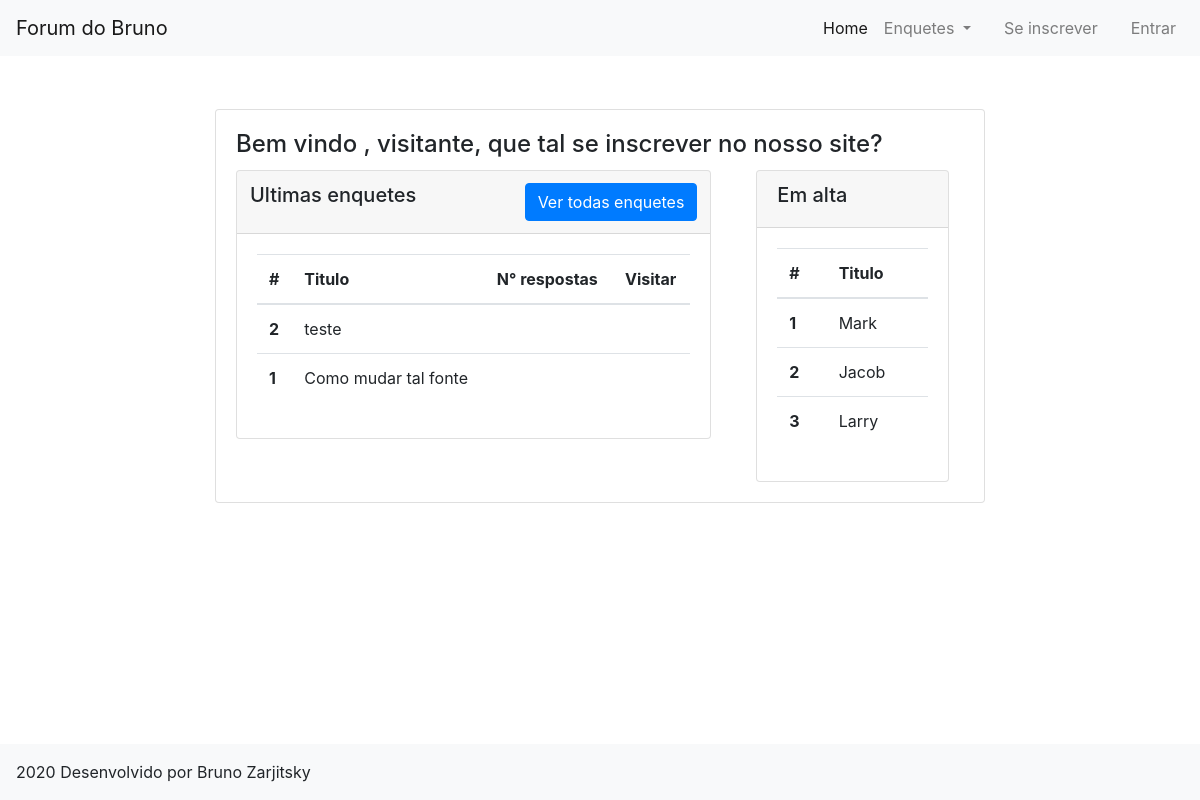
The page / on the database its author committed.
### siteForum/models.py (models this page shows, shortened)
class enquete(models.Model):
    titulo = models.CharField(max_length=200)
    descricao = models.TextField(default="")
    tipo = models.ManyToManyField(tipo, blank=True)
    class Meta:
        verbose_name = "Enquete"
        verbose_name_plural = "Enquetes"

### siteForum/views.py (the view)
# urls.py: path("", views.Index, name = "Index"),
def Index(request):
    enquetes = enquete.objects.all()
    print(enquetes[0].tipo.all())
    ultimas = enquetes.order_by("-id")[0:20]
    return render(request, "index.html", {"background": "background"+str(randint(1,3))+".jpg", "ultimas": ultimas})

### siteForum/models.py (called while the page is built)
    def __str__(self):
        return self.tipo

### templates/index.html (shortened to what this page needs)
{% extends 'base_page.html' %}
{% load static %}
{% block content %}
<div class = "row justify-content-center" style="padding-top: 5%;">
    <div class = "col-md-2"></div>
    <div class = "col-md-8">
        <div class = "card">
            <div class="card-body">
                <h4 class = "card-title">Bem vindo{%if user.is_authenticated %}
                                                 de volta, {{user}}
                                            {% else %}
                                            , visitante, que tal se inscrever no nosso site?
                                            {% endif %}</h4>
                <div class = "row">
                    <div class = "col-md-8">
                        <div class = "card">
                            <div class = "card-header">
                                <div class = "row pl-2 pr-2">
                                    <h5>Ultimas enquetes</h5>
                                    <div class = "ml-auto">
                                        <a href = "{% url 'Enquetes' %}" type="button" class="btn btn-primary">Ver todas enquetes</a>
                                    </div>
                                </div>
                            </div>
                            <div class = "card-body">
                                <table class="table table-hover">
                                    <thead>
                                        <tr>
                                            <th scope="col">#</th>
                                            <th scope="col">Titulo</th>
                                            <th scope="col">N° respostas</th>
                                            <th scope="col">Visitar</th>
                                        </tr>
                                    </thead>
                                    <tbody>
                                        {% for autos in ultimas %}
                                        <tr>
                                            <th scope="row">{{autos.id}}</th>
                                            <td>{{autos.titulo}}</td>
                                            <td>{{autos.nmr}}</td>
                                            <td><a href = "{% url 'EnqueteDetalhe' id=autos.id %}"><i class="fas fa-directions"></i></a></td>
                                        </tr>
                                        {% endfor %}
                                    </tbody>
                                </table>
                            </div>
                        </div>
                    </div>
                    <div class = "col-md-4">
                        <div class = "col-md-12">
                            <div class = "card">
                                <div class = "card-header">
                                    <h5>Em alta</h5>
                                </div>
                                <div class = "card-body">
                                    <table class="table table-hover">
                                        <thead>
                                        <tr>
                                            <th scope="col">#</th>
                                            <th scope="col">Titulo</th>
                                        </tr>
                                        </thead>
                                        <tbody>
                                        <tr>
                                            <th scope="row">1</th>
                                            <td>Mark</td>
                                        </tr>
                                        <tr>
                                            <th scope="row">2</th>
                                            <td>Jacob</td>
                                        </tr>
                                        <tr>
                                            <th scope="row">3</th>
                                            <td>Larry</td>
                                        </tr>
                                        </tbody>
                                    </table>
                                </div>
                            </div>
                        </div>
                    </div>
                </div>
            </div>
        </div>
    </div>
    <div class = "col-md-2"></div>
</div>
{% endblock %}

### rows shown on the page
enquete: id "2", titulo "teste"
enquete: id "1", titulo "Como mudar tal fonte"
